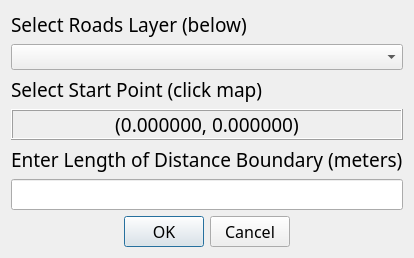
<?xml version="1.0" encoding="UTF-8"?>
<ui version="4.0">
 <class>RoadNetworkDialogBase</class>
 <widget class="QDialog" name="RoadNetworkDialogBase">
  <property name="geometry">
   <rect>
    <x>0</x>
    <y>0</y>
    <width>346</width>
    <height>217</height>
   </rect>
  </property>
  <property name="windowTitle">
   <string>Market Analysis - Road Distance</string>
  </property>
  <layout class="QVBoxLayout" name="verticalLayout">
   <item>
    <widget class="QLabel" name="label_2">
     <property name="font">
      <font>
       <family>Tw Cen MT</family>
       <pointsize>14</pointsize>
      </font>
     </property>
     <property name="text">
      <string>Select Roads Layer (below)</string>
     </property>
    </widget>
   </item>
   <item>
    <widget class="QComboBox" name="comboBox">
     <property name="font">
      <font>
       <family>Tw Cen MT</family>
       <pointsize>10</pointsize>
      </font>
     </property>
    </widget>
   </item>
   <item>
    <widget class="QLabel" name="label">
     <property name="font">
      <font>
       <family>Tw Cen MT</family>
       <pointsize>14</pointsize>
      </font>
     </property>
     <property name="text">
      <string>Select Start Point (click map)</string>
     </property>
    </widget>
   </item>
   <item>
    <widget class="QLabel" name="coord_label">
     <property name="font">
      <font>
       <family>Tw Cen MT</family>
       <pointsize>14</pointsize>
      </font>
     </property>
     <property name="autoFillBackground">
      <bool>false</bool>
     </property>
     <property name="frameShape">
      <enum>QFrame::Box</enum>
     </property>
     <property name="frameShadow">
      <enum>QFrame::Raised</enum>
     </property>
     <property name="text">
      <string>(0.000000, 0.000000)</string>
     </property>
     <property name="alignment">
      <set>Qt::AlignCenter</set>
     </property>
    </widget>
   </item>
   <item>
    <widget class="QLabel" name="label_3">
     <property name="font">
      <font>
       <family>Tw Cen MT</family>
       <pointsize>14</pointsize>
      </font>
     </property>
     <property name="text">
      <string>Enter Length of Distance Boundary (meters)</string>
     </property>
    </widget>
   </item>
   <item>
    <widget class="QLineEdit" name="dist_limit">
     <property name="font">
      <font>
       <family>Tw Cen MT</family>
       <pointsize>12</pointsize>
      </font>
     </property>
    </widget>
   </item>
   <item>
    <widget class="QDialogButtonBox" name="button_box">
     <property name="font">
      <font>
       <family>Tw Cen MT</family>
       <pointsize>12</pointsize>
      </font>
     </property>
     <property name="orientation">
      <enum>Qt::Horizontal</enum>
     </property>
     <property name="standardButtons">
      <set>QDialogButtonBox::Cancel|QDialogButtonBox::Ok</set>
     </property>
     <property name="centerButtons">
      <bool>true</bool>
     </property>
    </widget>
   </item>
  </layout>
 </widget>
 <resources/>
 <connections>
  <connection>
   <sender>button_box</sender>
   <signal>accepted()</signal>
   <receiver>RoadNetworkDialogBase</receiver>
   <slot>accept()</slot>
   <hints>
    <hint type="sourcelabel">
     <x>20</x>
     <y>20</y>
    </hint>
    <hint type="destinationlabel">
     <x>20</x>
     <y>20</y>
    </hint>
   </hints>
  </connection>
  <connection>
   <sender>button_box</sender>
   <signal>rejected()</signal>
   <receiver>RoadNetworkDialogBase</receiver>
   <slot>reject()</slot>
   <hints>
    <hint type="sourcelabel">
     <x>20</x>
     <y>20</y>
    </hint>
    <hint type="destinationlabel">
     <x>20</x>
     <y>20</y>
    </hint>
   </hints>
  </connection>
 </connections>
</ui>
